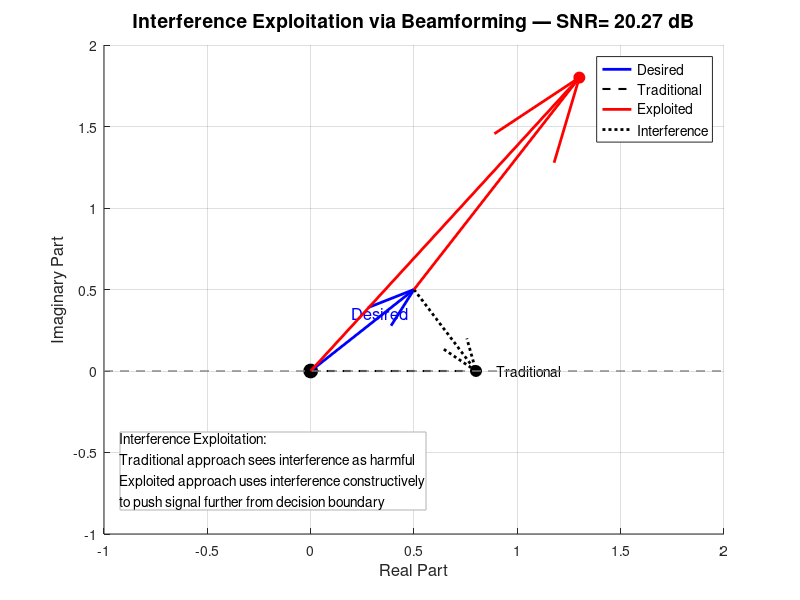
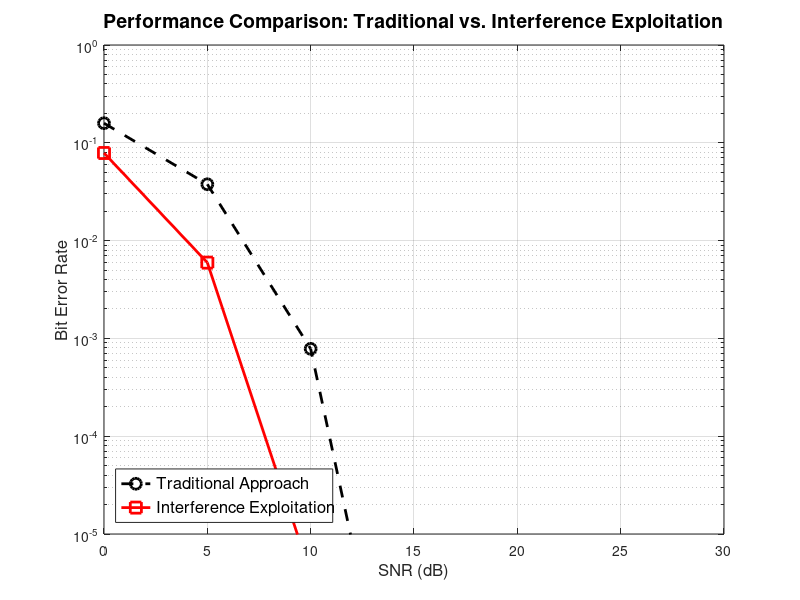
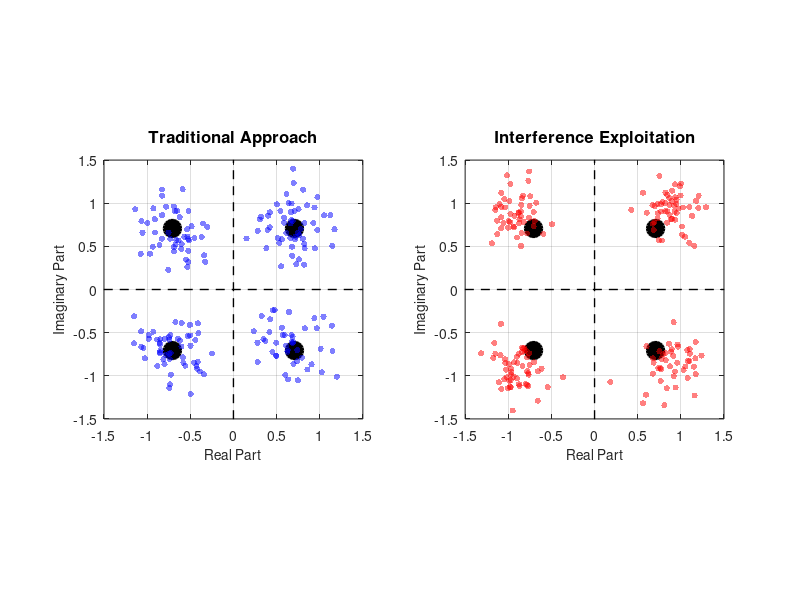

MATLAB code to generate these figures, in order:
%% Vector-Based Interference Exploitation Visualization
% This code creates a visualization showing how interference vectors
% can be exploited in wireless communications based on the paper

clear all;
close all;
clc;

%% Simulation Parameters
SNR_dB = 20.27;  % As shown in the example graph

%% Create the figure
figure('Position', [100, 100, 800, 600]);

%% Define vectors for visualization
% Original desired signal vector
desired_vec = [0.5, 0.5];

% Interference vector (traditional approach - harmful)
interf_traditional = [0.3, -0.5];

% Traditional result (desired + interference)
traditional_result = desired_vec + interf_traditional;

% Interference vector (exploited approach - constructive)
interf_exploited = [0.8, 1.3];

% Exploited result (desired + modified interference)
exploited_result = desired_vec + interf_exploited;

%% Plot the vectors
% Plot grid and setup
grid on;
hold on;
axis([-1 2 -1 2]);
xlabel('Real Part', 'FontSize', 12);
ylabel('Imaginary Part', 'FontSize', 12);
title(['Interference Exploitation via Beamforming — SNR= ' num2str(SNR_dB) ' dB'], 'FontSize', 14);

% Plot origin point
plot(0, 0, 'ko', 'MarkerSize', 10, 'MarkerFaceColor', 'k');

% Plot desired signal vector
quiver(0, 0, desired_vec(1), desired_vec(2), 0, 'LineWidth', 2, 'Color', 'b', 'MaxHeadSize', 0.2);
text(desired_vec(1)/2-0.05, desired_vec(2)/2+0.1, 'Desired', 'Color', 'b', 'FontSize', 12);

% Plot traditional interference and result
quiver(desired_vec(1), desired_vec(2), interf_traditional(1), interf_traditional(2), 0, 'LineWidth', 2, 'Color', [0 0 0], 'LineStyle', ':', 'MaxHeadSize', 0.2);
plot(traditional_result(1), traditional_result(2), 'ko', 'MarkerSize', 8, 'MarkerFaceColor', 'k');
line([0, traditional_result(1)], [0, traditional_result(2)], 'Color', 'k', 'LineStyle', '--', 'LineWidth', 1.5);
text(traditional_result(1)+0.1, traditional_result(2), 'Traditional', 'Color', 'k', 'FontSize', 10);

% Plot exploited interference and result
quiver(desired_vec(1), desired_vec(2), interf_exploited(1), interf_exploited(2), 0, 'LineWidth', 2, 'Color', 'r', 'MaxHeadSize', 0.2);
plot(exploited_result(1), exploited_result(2), 'ro', 'MarkerSize', 8, 'MarkerFaceColor', 'r');
line([0, exploited_result(1)], [0, exploited_result(2)], 'Color', 'r', 'LineWidth', 2);
text(exploited_result(1)+0.1, exploited_result(2), 'Exploited', 'Color', 'r', 'FontSize', 10);

% Add a decision boundary line
x_boundary = [-1, 2];
y_boundary = [0, 0];
line(x_boundary, y_boundary, 'Color', [0.5 0.5 0.5], 'LineStyle', '--', 'LineWidth', 1);

%% Add explanatory text and legend
legend_handles = [
    plot(NaN, NaN, 'b-', 'LineWidth', 2),
    plot(NaN, NaN, 'k--', 'LineWidth', 1.5),
    plot(NaN, NaN, 'r-', 'LineWidth', 2),
    plot(NaN, NaN, 'k:', 'LineWidth', 2)
];

legend(legend_handles, {'Desired', 'Traditional', 'Exploited', 'Interference'}, ...
    'Location', 'northeast', 'FontSize', 10);

% Add annotation to explain the concept
dim = [0.15 0.15 0.3 0.1];
str = {'Interference Exploitation:'; ...
       'Traditional approach sees interference as harmful'; ...
       'Exploited approach uses interference constructively'; ...
       'to push signal further from decision boundary'};
annotation('textbox', dim, 'String', str, 'FitBoxToText', 'on', ...
           'BackgroundColor', [1 1 1], 'EdgeColor', [0.7 0.7 0.7]);

%% Create second figure to show performance comparison
figure('Position', [100, 100, 800, 400]);

% Simulation parameters for performance comparison
SNR_dB_range = 0:5:30;
num_SNR = length(SNR_dB_range);
BER_traditional = zeros(1, num_SNR);
BER_exploited = zeros(1, num_SNR);

% Simple model for BER difference
for i = 1:num_SNR
    % Model BER curves
    SNR_linear = 10^(SNR_dB_range(i)/10);
    
    % Traditional approach: typical QPSK BER
    BER_traditional(i) = 0.5*erfc(sqrt(SNR_linear/2));
    
    % Exploited approach: improved BER due to interference exploitation
    % Assuming effective SNR is improved by 3dB through interference exploitation
    BER_exploited(i) = 0.5*erfc(sqrt((SNR_linear*2)/2));
end

% Plot BER comparison
semilogy(SNR_dB_range, BER_traditional, 'k--o', 'LineWidth', 2, 'MarkerSize', 8);
hold on;
semilogy(SNR_dB_range, BER_exploited, 'r-s', 'LineWidth', 2, 'MarkerSize', 8);
grid on;
xlabel('SNR (dB)', 'FontSize', 12);
ylabel('Bit Error Rate', 'FontSize', 12);
title('Performance Comparison: Traditional vs. Interference Exploitation', 'FontSize', 14);
legend('Traditional Approach', 'Interference Exploitation', 'Location', 'southwest', 'FontSize', 12);
ylim([1e-5 1]);

%% Create third figure - Constellation view
figure('Position', [100, 100, 600, 600]);

% Define QPSK constellation
QPSK = [1+1i, 1-1i, -1+1i, -1-1i]/sqrt(2);
noise_level = 0.2;

% Generate random received symbols
num_symbols = 200;
symbols_traditional = zeros(1, num_symbols);
symbols_exploited = zeros(1, num_symbols);

for i = 1:num_symbols
    % Select random constellation point
    symbol_idx = randi(4);
    base_symbol = QPSK(symbol_idx);
    
    % Traditional approach: just add noise
    symbols_traditional(i) = base_symbol + noise_level*(randn + 1i*randn);
    
    % Exploited approach: add constructive interference before noise
    angle_symbol = angle(base_symbol);
    constructive_boost = 0.3*exp(1i*angle_symbol);  % Boost in symbol direction
    symbols_exploited(i) = base_symbol + constructive_boost + noise_level*(randn + 1i*randn);
end

% Plot constellation points
subplot(1, 2, 1);
plot(real(QPSK), imag(QPSK), 'ko', 'MarkerSize', 12, 'LineWidth', 2, 'MarkerFaceColor', 'k');
hold on;
scatter(real(symbols_traditional), imag(symbols_traditional), 20, 'b', 'filled', 'MarkerFaceAlpha', 0.5);
grid on;
title('Traditional Approach', 'FontSize', 12);
xlabel('Real Part', 'FontSize', 10);
ylabel('Imaginary Part', 'FontSize', 10);
axis([-1.5 1.5 -1.5 1.5]);
axis square;

subplot(1, 2, 2);
plot(real(QPSK), imag(QPSK), 'ko', 'MarkerSize', 12, 'LineWidth', 2, 'MarkerFaceColor', 'k');
hold on;
scatter(real(symbols_exploited), imag(symbols_exploited), 20, 'r', 'filled', 'MarkerFaceAlpha', 0.5);
grid on;
title('Interference Exploitation', 'FontSize', 12);
xlabel('Real Part', 'FontSize', 10);
ylabel('Imaginary Part', 'FontSize', 10);
axis([-1.5 1.5 -1.5 1.5]);
axis square;

% Add decision boundaries
for subplot_idx = 1:2
    subplot(1, 2, subplot_idx);
    line([-2 2], [0 0], 'Color', 'k', 'LineStyle', '--', 'LineWidth', 1);
    line([0 0], [-2 2], 'Color', 'k', 'LineStyle', '--', 'LineWidth', 1);
end
